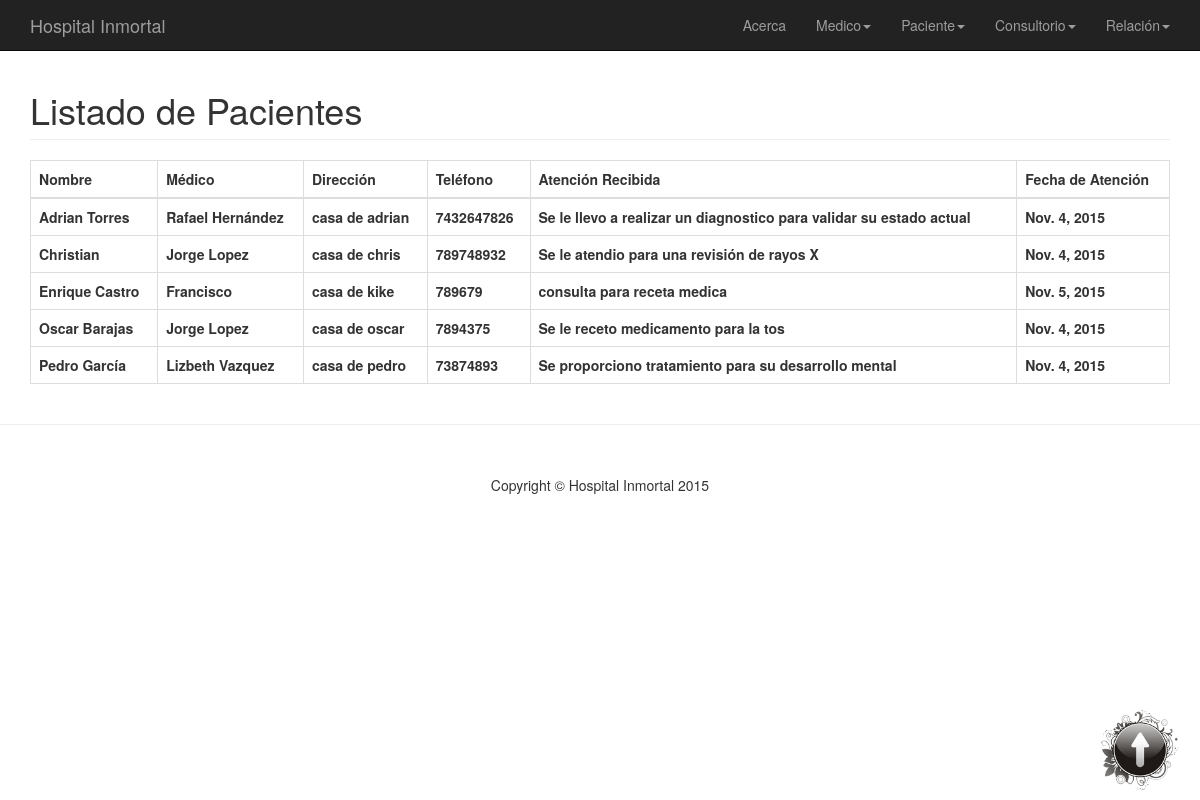
Screenshot of /listado_paciente/ with the database file from the repository.
### app/models.py (models this page shows)
class Pacientes(models.Model):
	nombre = models.CharField(max_length=200)
	medico = models.CharField(max_length=200)
	direccion = models.CharField(max_length=200)
	telefono = models.IntegerField()
	descripcion = models.TextField(max_length=500)
	fecha = models.DateField(auto_now_add=True)

### app/views.py (the view)
# urls.py: url(r'^listado_paciente/$','app.views.listado_paciente'),
def listado_paciente(request):
	lis = Pacientes.objects.all().order_by('nombre')
	return render(request,'app/reporte_paciente.html',{'lis':lis})

### templates/app/reporte_paciente.html (shortened to what this page needs)
{% extends 'base.html' %}
{% block bienvenido %}
    <div class="container">
        <div class="row">
            <div class="col-lg-12">
                <h1 class="page-header">
                    Listado de Pacientes
                </h1>
            </div>
        </div>
        <table class="table table-bordered">
							<thead>
								<tr>
									<th>Nombre</th>
									<th>Médico</th>
									<th>Dirección</th>
									<th>Teléfono</th>
									<th>Atención Recibida</th>
									<th>Fecha de Atención</th>
								</tr>
							</thead>
							<tbody>
								{% for a in lis %}
								<tr>
									<th>{{a.nombre}}</th>
									<th>{{a.medico}}</th>
									<th>{{a.direccion}}</th>
									<th>{{a.telefono}}</th>
									<th>{{a.descripcion}}</th>
									<th>{{a.fecha}}</th>
								</tr>
								{%endfor%}
							</tbody>
				</table>
    </div>
{% endblock %}
    {% block subir %}
    <a style="display:scroll; position:fixed; bottom:10px; right:20px" href="/registrar_medico"><img src="/static/img/up.png" width="80" />
    {% endblock %}

### templates/base.html (shortened to what this page needs)
{% load staticfiles %}
<!DOCTYPE html>
<html lang="en">
<head>
    <link href="{% static 'css/bootstrap.min.css'%}" rel="stylesheet">
    <link href="{% static 'css/modern-business.css' %}" rel="stylesheet">
    <link href="{% static 'font-awesome/css/font-awesome.min.css' %}" rel="stylesheet" type="text/css">
</head>
<body>
    <nav class="navbar navbar-inverse navbar-fixed-top" role="navigation">
        <div class="container">
            <div class="navbar-header page-scroll">
                <a class="navbar-brand" href="/">Hospital Inmortal</a>
            </div>
            <div class="collapse navbar-collapse" id="bs-example-navbar-collapse-1">
                <ul class="nav navbar-nav navbar-right">
                    <li>
                        <a href="/acerca">Acerca</a>
                    </li>
                    <li class="dropdown">
                        <a href="#" class="dropdown-toggle" data-toggle="dropdown">Medico<b class="caret"></b></a>
                    </li>
                    <li class="dropdown">
                        <a href="#" class="dropdown-toggle" data-toggle="dropdown">Paciente<b class="caret"></b></a>
                    </li>
                    <li class="dropdown">
                        <a href="#" class="dropdown-toggle" data-toggle="dropdown">Consultorio<b class="caret"></b></a>
                    </li>
                    <li class="dropdown">
                        <a href="#" class="dropdown-toggle" data-toggle="dropdown">Relación<b class="caret"></b></a>
                    </li>
                </ul>
            </div>
        </div>
    </nav>
    {% block bienvenido %}{% endblock %}
        <hr>
        <footer>
            <center>
                <div class="row">
                    <div class="col-lg-12">
                        <p>Copyright &copy; Hospital Inmortal 2015</p>
                    </div>
                </div>
            </center>
        </footer>
    {% block subir %}
    {% endblock %}
</body>
</html>

### static/css/modern-business.css (style rules this page uses)
html, body { height: 100%; }
body { padding-top: 50px; }
footer { margin: 50px 0; }

### rows the page displays
Pacientes: nombre "Adrian Torres", medico "Rafael Hernández", direccion "casa de adrian", telefono "7432647826", descripcion "Se le llevo a realizar un diagnostico para validar su estado actual", fecha "Nov. 4, 2015"
Pacientes: nombre "Christian", medico "Jorge Lopez", direccion "casa de chris", telefono "789748932", descripcion "Se le atendio para una revisión de rayos X", fecha "Nov. 4, 2015"
Pacientes: nombre "Enrique Castro", medico "Francisco", direccion "casa de kike", telefono "789679", descripcion "consulta para receta medica", fecha "Nov. 5, 2015"
Pacientes: nombre "Oscar Barajas", medico "Jorge Lopez", direccion "casa de oscar", telefono "7894375", descripcion "Se le receto medicamento para la tos", fecha "Nov. 4, 2015"
Pacientes: nombre "Pedro García", medico "Lizbeth Vazquez", direccion "casa de pedro", telefono "73874893", descripcion "Se proporciono tratamiento para su desarrollo mental", fecha "Nov. 4, 2015"
